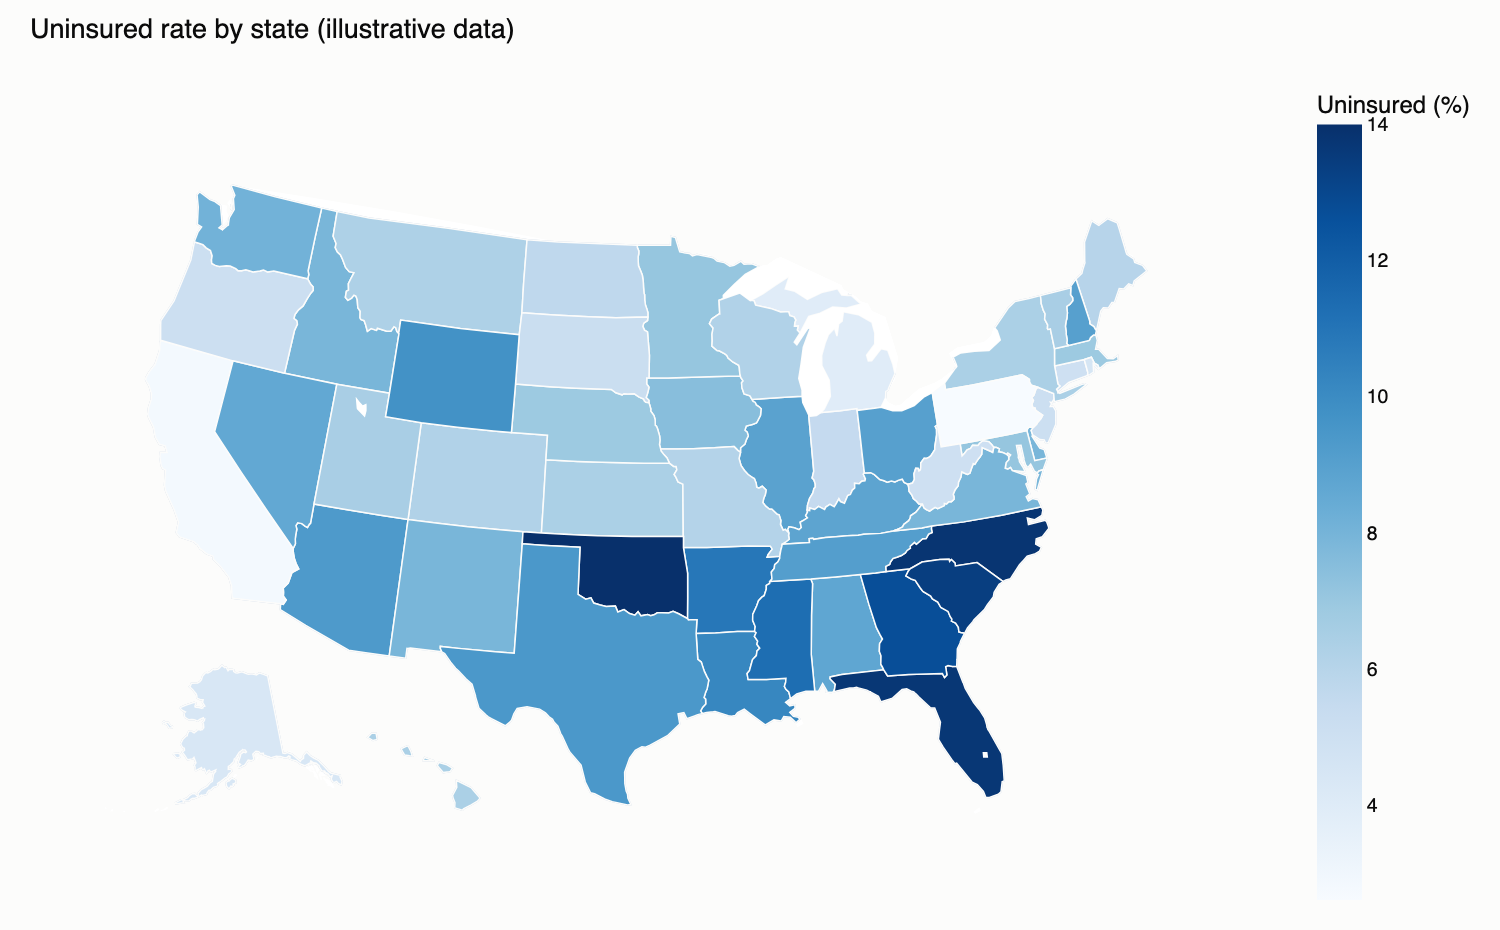

Reproduce this figure in Python.
"""
Choropleth Map (US states)  -  family: Spatial

DESIGN PURPOSE
A choropleth at the sub-national level, using built-in US state shapes keyed
by two-letter postal codes. It works for any state-level KPI.

WHEN TO USE
  - Show a state-level rate or index for a US audience
  - Show regional patterns (South vs. Northeast, coastal vs. interior)

AVOID WHEN
  - Small states such as RI, DE and DC matter to the story (they are nearly
    invisible; use a tile grid map)
  - Values are totals that scale with population

ALTERNATIVES
  - Tile grid map
  - Sorted bar chart

EXAMPLE
Illustrative (synthetic) uninsured rate (%) by state, with a South-to-North
gradient.

Run:  python choropleth_us_states.py
"""
import sys
from pathlib import Path

import numpy as np
import pandas as pd
import plotly.express as px
import plotly.graph_objects as go
import plotly.io as pio

PALETTE = ["#2a78d6", "#eb6834", "#1baf7a", "#eda100",
           "#e87ba4", "#008300", "#6250d6", "#e34948"]
pio.templates["vizlib"] = go.layout.Template(layout=dict(
    colorway=PALETTE, font=dict(family="Helvetica, Arial, sans-serif", size=13, color="#0b0b0b"),
    paper_bgcolor="#fcfcfb", plot_bgcolor="#fcfcfb", title=dict(x=0.02, xanchor="left"),
    xaxis=dict(gridcolor="#e6e5e1", linecolor="#c9c8c3", zeroline=False),
    yaxis=dict(gridcolor="#e6e5e1", linecolor="#c9c8c3", zeroline=False),
))
pio.templates.default = "plotly_white+vizlib"

# --- Example data ------------------------------------------------------------
STATES = ["AL", "AK", "AZ", "AR", "CA", "CO", "CT", "DE", "DC", "FL", "GA", "HI", "ID", "IL", "IN",
          "IA", "KS", "KY", "LA", "ME", "MD", "MA", "MI", "MN", "MS", "MO", "MT", "NE", "NV", "NH",
          "NJ", "NM", "NY", "NC", "ND", "OH", "OK", "OR", "PA", "RI", "SC", "SD", "TN", "TX", "UT",
          "VT", "VA", "WA", "WV", "WI", "WY"]

rng = np.random.default_rng(8)
south = {"TX", "OK", "GA", "FL", "MS", "AL", "SC", "NC", "TN", "AR", "LA", "NM", "AZ", "NV", "WY"}
rate = [rng.normal(11.5 if s in south else 6.5, 1.6) for s in STATES]
df = pd.DataFrame({"state": STATES, "uninsured_pct": np.clip(rate, 2.5, 18).round(1)})
df.head()

# --- Plot --------------------------------------------------------------------
fig = px.choropleth(df, locations="state", locationmode="USA-states", scope="usa",
                    color="uninsured_pct", color_continuous_scale="Blues",
                    labels={"uninsured_pct": "Uninsured (%)"},
                    title="Uninsured rate by state (illustrative data)")
fig.update_traces(marker_line_color="#fcfcfb", marker_line_width=1)
fig.update_layout(margin=dict(l=10, r=10, t=50, b=10), height=460, geo_bgcolor="#fcfcfb")

# --- Save / show -------------------------------------------------------------
out = Path(__file__).with_name(Path(__file__).stem + ".html")
fig.write_html(out, include_plotlyjs="cdn")
try:  # static preview; needs kaleido + a local Chrome
    fig.write_image(out.with_suffix(".png"), width=1000, height=620, scale=1.5)
except Exception:
    pass
print(f"saved {out}")
if "--no-show" not in sys.argv:
    fig.show()
